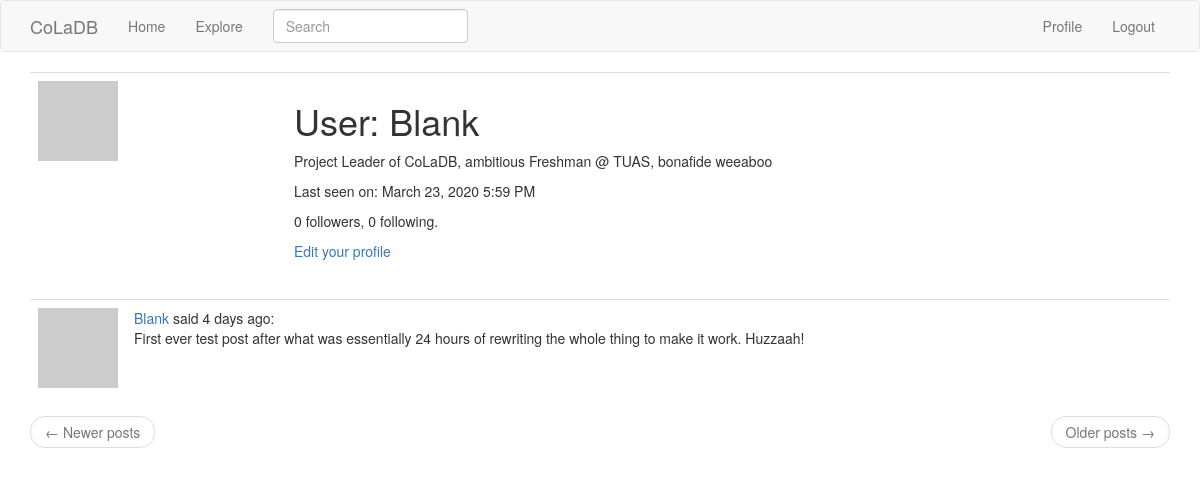
The app's page /user/Blank (signed in), older data.
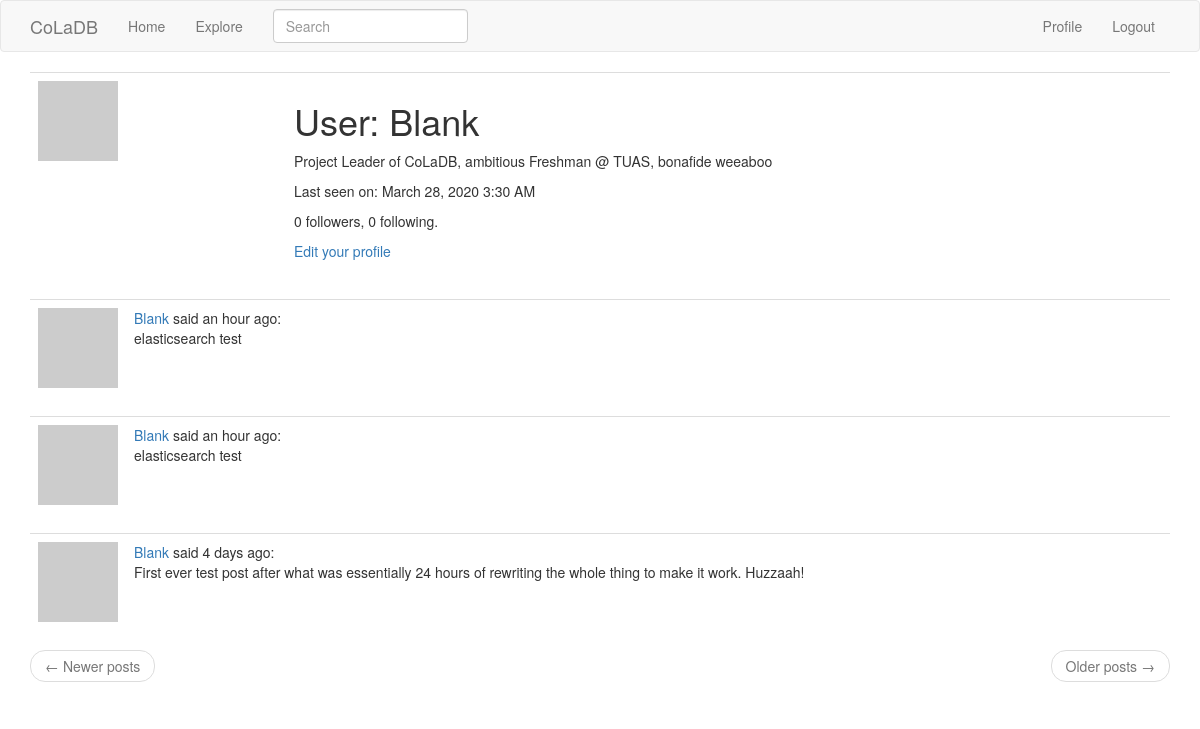
The same page, newer data.
### app/models.py (models this page shows, shortened)
class User(UserMixin, db.Model):
  id = db.Column(db.Integer, primary_key=True)
  username = db.Column(db.String(64), index=True, unique=True)
  email = db.Column(db.String(120), index=True, unique=True)
  password_hash = db.Column(db.String(128))
  posts = db.relationship('Post', backref='author', lazy='dynamic')
  about_me = db.Column(db.String(140))
  last_seen = db.Column(db.DateTime, default=datetime.utcnow)
  followed = db.relationship(
    'User', secondary=followers,
    primaryjoin=(followers.c.follower_id == id),
    secondaryjoin=(followers.c.followed_id == id),
    backref=db.backref('followers', lazy='dynamic'), lazy='dynamic')
  def avatar(self, size):
    digest = md5(self.email.lower().encode('utf-8')).hexdigest()
    return 'https://gravatar.com/avatar/{}?d=identicon&s={}'.format(digest, size)

class SearchableMixin(object):
  @classmethod
  def before_commit(cls, session):
    session._changes = {
      'add': list(session.new),
      'update': list(session.dirty),
      'delete': list(session.deleted)
    }
  @classmethod
  def after_commit(cls, session):
    for obj in session._changes['add']:
      if isinstance(obj, SearchableMixin):
        add_to_index(obj.__tablename__, obj)
    for obj in session._changes['update']:
      if isinstance(obj, SearchableMixin):
        add_to_index(obj.__tablename__, obj)
    for obj in session._changes['delete']:
      if isinstance(obj, SearchableMixin):
        remove_from_index(obj.__tablename__, obj)
    session._changes = None

class Post(SearchableMixin, db.Model):
  __searchable__ = ['body']
  id = db.Column(db.Integer, primary_key=True)
  body = db.Column(db.String)
  timestamp = db.Column(db.DateTime, index=True, default=datetime.utcnow)
  user_id = db.Column(db.Integer, db.ForeignKey('user.id'))

### app/main/routes.py (the view)
@bp.route('/user/<username>')
@login_required
def user(username):
  user = User.query.filter_by(username=username).first_or_404()
  page = request.args.get('page', 1, type=int)
  posts = user.posts.order_by(Post.timestamp.desc()).paginate(
      page, current_app.config['POSTS_PER_PAGE'], False)
  next_url = url_for('main.user', username=user.username, page=posts.next_num) \
      if posts.has_next else None
  prev_url = url_for('main.user', username=user.username, page=posts.prev_num) \
      if posts.has_prev else None
  return render_template('user.html', user=user, posts=posts.items, next_url=next_url, prev_url=prev_url)

### app/main/forms.py
class SearchForm(FlaskForm):
  q = StringField('Search', validators=[DataRequired()])
  def __init__(self, *args, **kwargs):
    if 'formdata' not in kwargs:
      kwargs['formdata'] = request.args
    if 'csrf_enabled' not in kwargs:
      kwargs['csrf_enabled'] = False
    super(SearchForm, self).__init__(*args, **kwargs)

### app/main/routes.py (called while the page is built)
@bp.before_app_request
def before_request():
  if current_user.is_authenticated:
    current_user.last_seen = datetime.utcnow()
    db.session.commit()
    g.search_form = SearchForm()

### app/models.py (called while the page is built)
@login.user_loader
def load_user(id):
  return User.query.get(int(id))

### app/templates/user.html
{% extends "base.html" %}
{% block app_content %}
  <table class="table table-hover">
    <tr>
      <td width="256px"><img src="{{ user.avatar(256) }}"></td>
      <td>
        <h1>User: {{ user.username }}</h1>
        {% if user.about_me %}
        <p>{{ user.about_me }}</p>
        {% endif %}
        {% if user.last_seen %}
        <p>Last seen on: {{ moment(user.last_seen).format('LLL') }}</p>
        {% endif %}
        <p>{{ user.followers.count() }} followers, {{ user.followed.count() }} following.</p>
        {% if user == current_user %}
        <p><a href="{{ url_for('main.edit_profile') }}">Edit your profile</a></p>
        {% elif not current_user.is_following(user) %}
        <p><a href="{{ url_for('main.follow', username=user.username) }}">Follow</a></p>
        {% else %}
        <p><a href="{{ url_for('main.unfollow', username=user.username) }}">Unfollow</a></p>
        {% endif %}
      </td>
    </tr>
  </table>
  {% for post in posts %}
    {% include '_post.html' %}
  {% endfor %}
  <nav aria-label="...">
    <ul class="pager">
      <li class="previous{% if not prev_url %} disabled{% endif %}">
        <a href="{{ prev_url or '#' }}">
          <span aria-hidden="true">&larr;</span> Newer posts
        </a>
      </li>
      <li class="next{% if not next_url %} disabled{% endif %}">
        <a href="{{ next_url or '#' }}">
          Older posts <span aria-hidden="true">&rarr;</span>
        </a>
      </li>
    </ul>
  </nav>
{% endblock %}

### app/templates/_post.html
<table class="table table-hover">
  <tr>
    <td width="70px">
      <a href="{{ url_for('main.user', username=post.author.username) }}">
        <img src="{{ post.author.avatar(70) }}" />
      </a>
    </td>
    <td>
      <a href="{{ url_for('main.user', username=post.author.username) }}">
        {{ post.author.username }}
      </a>
      said {{ moment(post.timestamp).fromNow() }}:
      <br>
      {{ post.body }}
    </td>
  </tr>
</table>

Row changes from the older to the newer data that the page shows:
changed User "Blank": last_seen "March 23, 2020 5:59 PM" → "March 28, 2020 3:30 AM"
added Post: author.username "Blank", timestamp "an hour ago", body "elasticsearch test"
added Post: author.username "Blank", timestamp "an hour ago", body "elasticsearch test"
